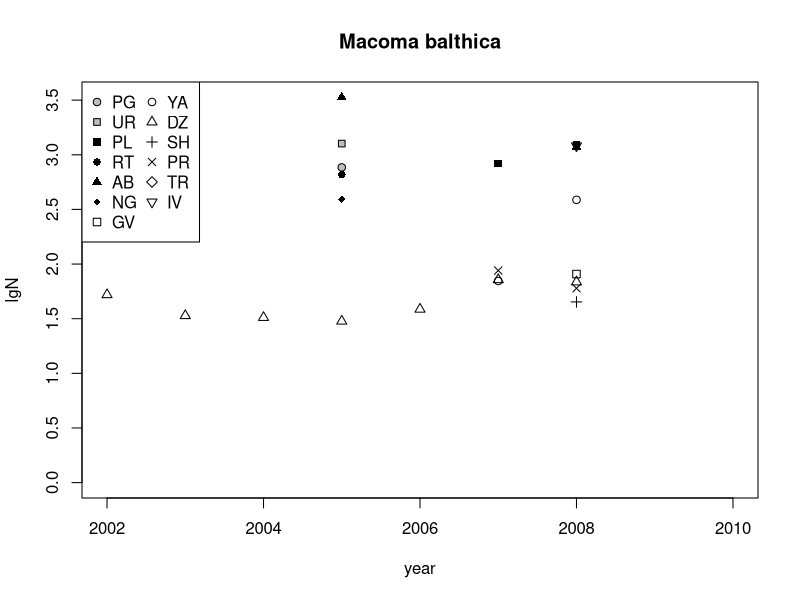

This figure's R source: (Note: this script raises an error after producing the figure.)
setwd("/home/sonya/Dropbox/PhD_thesis/PhD_thesis/article_Barents_microdistribution/")

ishodnik <- read.csv2("All_dynamic_Murman.csv")
ishodnik$code <- ordered(ishodnik$code, levels=c("PG", "UR", "PL", "RT", "AB", "NG", "GV", "YA", "DZ", "SH", "PR", "TR", "IV"))

str(ishodnik)

N_mean <- tapply(log(ishodnik$N.sqmeter+1, base = 10), list(ishodnik$year, ishodnik$code, ishodnik$species), mean)

N_mean <- tapply(ishodnik$N.sqmeter, list(ishodnik$year, ishodnik$code, ishodnik$species), mean)

N_mean <- log(tapply(ishodnik$N.sqmeter, list(ishodnik$year, ishodnik$code, ishodnik$species), mean), base = 10)

#Macoma
pdf("N_dynamic_Macoma.pdf", family = "NimbusSan")
plot(x = as.numeric(rownames(N_mean)), N_mean[,"DZ",2], type = "n", ylim = c(0,max(N_mean[,,2], na.rm=T)), main = "Macoma balthica", xlab = "year", ylab = "lgN")
  points(as.numeric(rownames(N_mean)), N_mean[,1,2], pch=21, bg="gray")  
points(as.numeric(rownames(N_mean)), N_mean[,2,2], pch=22, bg="gray")  
points(as.numeric(rownames(N_mean)), N_mean[,3,2], pch=15)  
points(as.numeric(rownames(N_mean)), N_mean[,4,2], pch=16)  
points(as.numeric(rownames(N_mean)), N_mean[,5,2], pch=17)  
points(as.numeric(rownames(N_mean)), N_mean[,6,2], pch=18)  
points(as.numeric(rownames(N_mean)), N_mean[,7,2], pch=0) 
points(as.numeric(rownames(N_mean)), N_mean[,8,2], pch=1) 
points(as.numeric(rownames(N_mean)), N_mean[,9,2], pch=2) 
points(as.numeric(rownames(N_mean)), N_mean[,10,2], pch=3) 
points(as.numeric(rownames(N_mean)), N_mean[,11,2], pch=4) 
points(as.numeric(rownames(N_mean)), N_mean[,12,2], pch=5) 
points(as.numeric(rownames(N_mean)), N_mean[,13,2], pch=6) 
legend(x = "topleft", pch = c(21,22,15,16,17,18,0,1,2,3,4,5,6),  pt.bg = "gray", legend = levels(ishodnik$code), ncol = 2)
dev.off()
embedFonts("N_dynamic_Macoma.pdf")



#Cerastoderma
pdf("N_dynamic_cockle.pdf", family = "NimbusSan")
plot(x = as.numeric(rownames(N_mean)), N_mean[,"DZ",1], type = "n", ylim = c(0,max(N_mean[,,1], na.rm=T)), main = "Cerastoderma edule", xlab = "year", ylab = "lgN")
points(as.numeric(rownames(N_mean)), N_mean[,1,1], pch=21, bg="gray")  
points(as.numeric(rownames(N_mean)), N_mean[,2,1], pch=22, bg="gray")  
points(as.numeric(rownames(N_mean)), N_mean[,3,1], pch=15)  
points(as.numeric(rownames(N_mean)), N_mean[,4,1], pch=16)  
points(as.numeric(rownames(N_mean)), N_mean[,5,1], pch=17)  
points(as.numeric(rownames(N_mean)), N_mean[,6,1], pch=18)  
points(as.numeric(rownames(N_mean)), N_mean[,7,1], pch=0) 
points(as.numeric(rownames(N_mean)), N_mean[,8,1], pch=1) 
points(as.numeric(rownames(N_mean)), N_mean[,9,1], pch=2) 
points(as.numeric(rownames(N_mean)), N_mean[,10,1], pch=3) 
points(as.numeric(rownames(N_mean)), N_mean[,11,1], pch=4) 
points(as.numeric(rownames(N_mean)), N_mean[,12,1], pch=5) 
points(as.numeric(rownames(N_mean)), N_mean[,13,1], pch=6) 
legend(x = "topleft", pch = c(21,22,15,16,17,18,0,1,2,3,4,5,6),  pt.bg = "gray", legend = levels(ishodnik$code), ncol=2)
dev.off()
embedFonts("N_dynamic_cockle.pdf")

# Макома дальний пляж динамика
Macoma_DZ <- subset(ishodnik, ishodnik$species == "Macoma balthica" & ishodnik$code == "DZ")

boxplot(Macoma_DZ$N.sqmeter ~ Macoma_DZ$region)

kruskal.test(Macoma_DZ$N.sqmeter ~ Macoma_DZ$year)

anova(lm((Macoma_DZ$N.sqmeter ~ Macoma_DZ$year)))
TukeyHSD(aov(lm(Macoma_DZ$N.sqmeter ~ as.factor(Macoma_DZ$year))))

# средние везде

sink("N_mean.txt")
tapply(ishodnik$N.sqmeter, list(ishodnik$year, ishodnik$code, ishodnik$species), mean)
sink()

sink("N_SEM.txt")
tapply(ishodnik$N.sqmeter, list(ishodnik$year, ishodnik$code, ishodnik$species), sd)/ sqrt(tapply(ishodnik$N.sqmeter, list(ishodnik$year, ishodnik$code, ishodnik$species), length))
sink()
